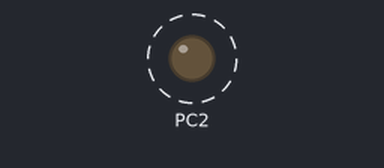
This program was run on a simulated ATmega32, built with avr-gcc and emulated at 16 MHz. On the bench: output pins drawn as LEDs (lit = HIGH). Dashed ring = blinking.

Above: at 0.2 s.
Timing chart, 0 to 3.0 s (numbered marks = the images above):
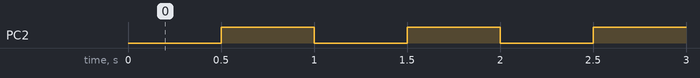

Measured:
- by itself, PC2: alternates HIGH for 0.50 s and LOW for 0.50 s

The program:

main.c
```c
#include <avr/io.h>
#include <util/delay.h>

#define F_CPU 16000000UL

int main(void){

DDRC = 1  << PORTC2;
PORTC = 0b00000100;

	while(1){

		PORTC ^= 1  << PORTC2;
		_delay_ms(500);

	}

return 0;
}
```
